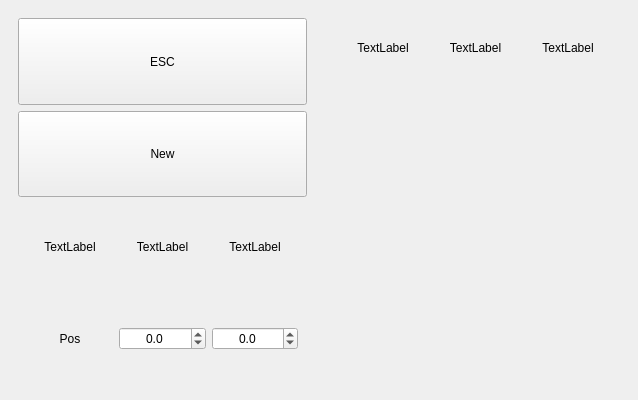
<?xml version="1.0" encoding="UTF-8"?>
<ui version="4.0">
 <class>Base_Triplet_Ui</class>
 <widget class="QWidget" name="Base_Triplet_Ui">
  <property name="geometry">
   <rect>
    <x>0</x>
    <y>0</y>
    <width>638</width>
    <height>400</height>
   </rect>
  </property>
  <property name="sizePolicy">
   <sizepolicy hsizetype="Preferred" vsizetype="Preferred">
    <horstretch>1</horstretch>
    <verstretch>1</verstretch>
   </sizepolicy>
  </property>
  <property name="windowTitle">
   <string>Form</string>
  </property>
  <layout class="QHBoxLayout" name="horizontalLayout">
   <property name="leftMargin">
    <number>9</number>
   </property>
   <property name="topMargin">
    <number>9</number>
   </property>
   <property name="rightMargin">
    <number>9</number>
   </property>
   <property name="bottomMargin">
    <number>9</number>
   </property>
   <item>
    <widget class="QWidget" name="widget_ButtonArea" native="true">
     <property name="sizePolicy">
      <sizepolicy hsizetype="Expanding" vsizetype="Expanding">
       <horstretch>1</horstretch>
       <verstretch>1</verstretch>
      </sizepolicy>
     </property>
     <layout class="QVBoxLayout" name="verticalLayout_3">
      <item>
       <widget class="QPushButton" name="pushButton_ESC">
        <property name="sizePolicy">
         <sizepolicy hsizetype="Expanding" vsizetype="Expanding">
          <horstretch>1</horstretch>
          <verstretch>1</verstretch>
         </sizepolicy>
        </property>
        <property name="text">
         <string>ESC</string>
        </property>
       </widget>
      </item>
      <item>
       <widget class="QPushButton" name="pushButton_NewItem">
        <property name="sizePolicy">
         <sizepolicy hsizetype="Expanding" vsizetype="Expanding">
          <horstretch>1</horstretch>
          <verstretch>1</verstretch>
         </sizepolicy>
        </property>
        <property name="text">
         <string>New</string>
        </property>
       </widget>
      </item>
      <item>
       <widget class="QWidget" name="widget" native="true">
        <property name="sizePolicy">
         <sizepolicy hsizetype="Expanding" vsizetype="Expanding">
          <horstretch>1</horstretch>
          <verstretch>1</verstretch>
         </sizepolicy>
        </property>
        <layout class="QHBoxLayout" name="horizontalLayout_3">
         <item>
          <widget class="QLabel" name="label_C1_Par">
           <property name="text">
            <string>TextLabel</string>
           </property>
           <property name="alignment">
            <set>Qt::AlignCenter</set>
           </property>
          </widget>
         </item>
         <item>
          <widget class="QLabel" name="label_C2_Par">
           <property name="text">
            <string>TextLabel</string>
           </property>
           <property name="alignment">
            <set>Qt::AlignCenter</set>
           </property>
          </widget>
         </item>
         <item>
          <widget class="QLabel" name="label_C3_Par">
           <property name="text">
            <string>TextLabel</string>
           </property>
           <property name="alignment">
            <set>Qt::AlignCenter</set>
           </property>
          </widget>
         </item>
        </layout>
       </widget>
      </item>
      <item>
       <widget class="QWidget" name="widget_3" native="true">
        <property name="sizePolicy">
         <sizepolicy hsizetype="Expanding" vsizetype="Expanding">
          <horstretch>1</horstretch>
          <verstretch>1</verstretch>
         </sizepolicy>
        </property>
        <layout class="QHBoxLayout" name="horizontalLayout_4">
         <item>
          <widget class="QLabel" name="label_Pos_Par">
           <property name="text">
            <string>Pos</string>
           </property>
           <property name="alignment">
            <set>Qt::AlignCenter</set>
           </property>
          </widget>
         </item>
         <item>
          <widget class="QDoubleSpinBox" name="doubleSpinBox_C2">
           <property name="alignment">
            <set>Qt::AlignCenter</set>
           </property>
           <property name="decimals">
            <number>1</number>
           </property>
           <property name="minimum">
            <double>-150.000000000000000</double>
           </property>
           <property name="maximum">
            <double>150.000000000000000</double>
           </property>
           <property name="singleStep">
            <double>0.100000000000000</double>
           </property>
          </widget>
         </item>
         <item>
          <widget class="QDoubleSpinBox" name="doubleSpinBox_C3">
           <property name="alignment">
            <set>Qt::AlignCenter</set>
           </property>
           <property name="decimals">
            <number>1</number>
           </property>
           <property name="minimum">
            <double>-150.000000000000000</double>
           </property>
           <property name="maximum">
            <double>150.000000000000000</double>
           </property>
           <property name="singleStep">
            <double>0.100000000000000</double>
           </property>
          </widget>
         </item>
        </layout>
       </widget>
      </item>
     </layout>
    </widget>
   </item>
   <item>
    <widget class="QWidget" name="widget_ScrollArea" native="true">
     <property name="sizePolicy">
      <sizepolicy hsizetype="Expanding" vsizetype="Expanding">
       <horstretch>1</horstretch>
       <verstretch>1</verstretch>
      </sizepolicy>
     </property>
     <layout class="QVBoxLayout" name="verticalLayout">
      <item>
       <widget class="QWidget" name="widget_2" native="true">
        <property name="sizePolicy">
         <sizepolicy hsizetype="Expanding" vsizetype="Expanding">
          <horstretch>1</horstretch>
          <verstretch>1</verstretch>
         </sizepolicy>
        </property>
        <layout class="QHBoxLayout" name="horizontalLayout_2">
         <item>
          <widget class="QLabel" name="label_Colum_1">
           <property name="sizePolicy">
            <sizepolicy hsizetype="Expanding" vsizetype="Expanding">
             <horstretch>1</horstretch>
             <verstretch>1</verstretch>
            </sizepolicy>
           </property>
           <property name="text">
            <string>TextLabel</string>
           </property>
           <property name="alignment">
            <set>Qt::AlignCenter</set>
           </property>
          </widget>
         </item>
         <item>
          <widget class="QLabel" name="label_Colum_2">
           <property name="sizePolicy">
            <sizepolicy hsizetype="Expanding" vsizetype="Expanding">
             <horstretch>1</horstretch>
             <verstretch>1</verstretch>
            </sizepolicy>
           </property>
           <property name="text">
            <string>TextLabel</string>
           </property>
           <property name="alignment">
            <set>Qt::AlignCenter</set>
           </property>
          </widget>
         </item>
         <item>
          <widget class="QLabel" name="label_Colum_3">
           <property name="sizePolicy">
            <sizepolicy hsizetype="Expanding" vsizetype="Expanding">
             <horstretch>1</horstretch>
             <verstretch>1</verstretch>
            </sizepolicy>
           </property>
           <property name="text">
            <string>TextLabel</string>
           </property>
           <property name="alignment">
            <set>Qt::AlignCenter</set>
           </property>
          </widget>
         </item>
        </layout>
       </widget>
      </item>
      <item>
       <widget class="QWidget" name="widget_ScrollHook" native="true">
        <property name="sizePolicy">
         <sizepolicy hsizetype="Expanding" vsizetype="Expanding">
          <horstretch>1</horstretch>
          <verstretch>5</verstretch>
         </sizepolicy>
        </property>
        <layout class="QVBoxLayout" name="verticalLayout_2"/>
       </widget>
      </item>
     </layout>
    </widget>
   </item>
  </layout>
 </widget>
 <resources/>
 <connections/>
</ui>
